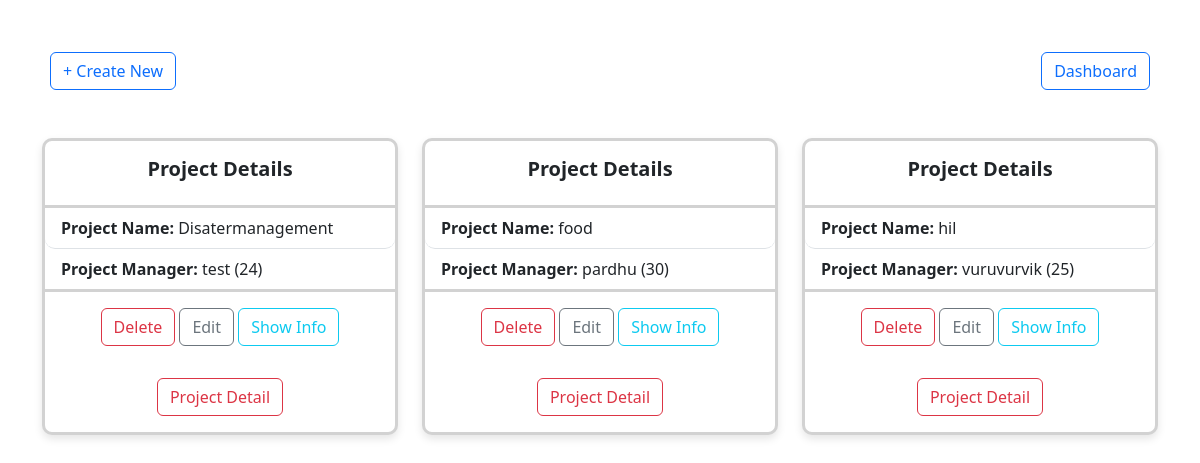
The page /projectteams/ (signed in) on the database its author committed.
### pms/models.py (models this page shows, shortened)
class create_project(models.Model):
    projectname = models.CharField(max_length=255)
    start_date = models.DateField()
    end_date = models.DateField()
    project_manager = models.ForeignKey(create_team_member, on_delete=models.SET_NULL, null=True, related_name='managed_projects')
    team_members = models.ManyToManyField(create_team_member, related_name='projects')
    categories = models.CharField(max_length=50)
    categories = models.CharField(max_length=50)
    comments = models.TextField()
    created_at = models.DateTimeField(auto_now_add=True)
    updated_at = models.DateTimeField(auto_now=True)
    created_by = models.ForeignKey(User, on_delete=models.CASCADE)

class create_team_member(models.Model):
    id = models.AutoField(primary_key=True)
    name = models.CharField(max_length=10, null=False)
    email = models.EmailField(null=False)
    address = models.TextField(default='Hyderabad')
    contact=models.IntegerField(null=False,default='123456789')
    image = models.ImageField(upload_to='media/',null=True)
    gender=models.CharField(max_length=10,default="Male")
    categories = models.CharField(max_length=20)
    designations = models.CharField(max_length=40)
    created_at = models.DateTimeField(default=now, editable=False)
    updated_at = models.DateTimeField(auto_now=True)
    created_by = models.ForeignKey(User, on_delete=models.CASCADE)
    def __str__(self):
        return f'{self.name} ({self.id})'

### pms/views.py (the view)
# urls.py: path('projectteams/',projectteams_view,name='projectteams'),
@login_required
def projectteams_view(request):
    projects = create_project.objects.all()
    project_reviews = []
    for project in projects:
        reviews = project.reviews.all().order_by('order')
        project_reviews.append({'project': project, 'reviews': reviews})
    return render(request, 'projectteams.html', {'project_reviews': project_reviews})

### templates/projectteams.html (shortened to what this page needs)
{% load static %}
<!DOCTYPE html>
<html lang="en">
<head>
    <link rel="stylesheet" href="https://cdnjs.cloudflare.com/ajax/libs/font-awesome/6.5.2/css/all.min.css">
    <link href="https://cdn.jsdelivr.net/npm/bootstrap@5.3.3/dist/css/bootstrap.min.css" rel="stylesheet">
</head>
<body>
    <div class="container">
        <div class="d-flex justify-content-between my-3">
            <a href="{% url 'createproject' %}" class="btn btn-outline-primary mx-2 my-3">+ Create New</a>
            <a href="{% url 'home' %}" class="btn btn-outline-primary mx-2 my-3">Dashboard</a>
        </div>
        <div class="row">
            {% for pr in project_reviews %}
    <div class="col-12 col-md-6 col-lg-4 my-3">
        <div class="card border-3 h-100">
            <div class="card-body text-center">
                <h5 class="card-title">Project Details</h5>
            </div>
            <ul class="list-group list-group-flush">
                <li class="list-group-item"><b>Project Name:</b> {{ pr.project.projectname }}</li>
                <li class="list-group-item"><b>Project Manager:</b> {{ pr.project.project_manager }}</li>
            </ul>
            <div class="card-body text-center">
                <a href="{% url 'delete_project' item_id=pr.project.id %}" class="btn btn-outline-danger">Delete</a>
                <a href="{% url 'edit_project' item_id=pr.project.id %}" class="btn btn-outline-secondary">Edit</a>
                <a href="{% url 'show_project' item_id=pr.project.id %}" class="btn btn-outline-info">Show Info</a>
            </div>
            <div class="card-body text-center">
                <a href="{% url 'project_detail' project_id=pr.project.id %}" class="btn btn-outline-danger">Project Detail</a>
            </div>
        </div>
    </div>
{% endfor %}
</div>
    </div>
</body>
</html>

### templates/projectteams.html (style rules this page uses)
.card { box-shadow: 0 4px 8px rgba(0, 0, 0, 0.1); border-radius: 10px; }
.card-title { font-size: 1.25rem; font-weight: 600; }
.card-body, .list-group-item { background-color: #ffffff; border-radius: 10px; }
.btn-outline-primary { margin: 5px; }
.container { padding-top: 20px; }

### rows shown on the page
create_project: project.projectname "Disatermanagement", project.project_manager "test (24)"
create_project: project.projectname "food", project.project_manager "pardhu (30)"
create_project: project.projectname "hil", project.project_manager "vuruvurvik (25)"
